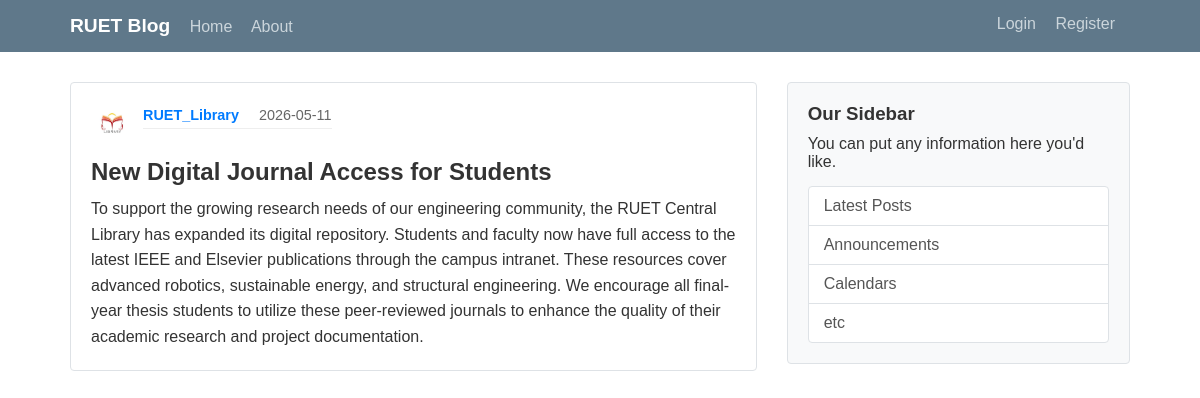
The app's page /post/4 with its own data.
### flaskblog/models.py (models this page shows, shortened)
class User(db.Model, UserMixin):
    id = db.Column(db.Integer, primary_key = True)
    username = db.Column(db.String(20), unique = True, nullable = False)
    email = db.Column(db.String(120), unique = True, nullable = False)
    image_file = db.Column(db.String(20), nullable = False, default = 'default.jpg')
    password = db.Column(db.String(60), nullable = False)
    posts = db.relationship('Post', backref = 'author', lazy = True)

class Post(db.Model):
    id = db.Column(db.Integer, primary_key = True)
    title = db.Column(db.String(100), nullable = False)
    date_posted = db.Column(db.DateTime, nullable = False, default = datetime.utcnow)
    content = db.Column(db.Text, nullable = False)
    user_id = db.Column(db.Integer, db.ForeignKey('user.id'), nullable = False)

### flaskblog/routes.py (the view)
@app.route("/post/<int:post_id>")
def post(post_id):
    post = Post.query.get_or_404(post_id)
    return render_template('post.html', title= post.title, post=post)

### flaskblog/templates/post.html (shortened to what this page needs)
{% extends "layout.html" %}
{% block content %}
<article class="post-card">
    <div class="post-header">
        <img src="{{ url_for('static', filename='profile_pics/' + post.author.image_file) }}" class="rounded-circle article-img" alt="">
        <div class="post-metadata">
            <span class="author">{{ post.author.username }}</span>
            <span class="date">{{ post.date_posted.strftime('%Y-%m-%d') }}</span>
        </div>
    </div>
    <h2 class="post-title">{{ post.title }}</h2>
    <p class="post-content">{{ post.content }}</p>
</article>
{% endblock %}

### flaskblog/static/styles.css (style rules this page uses)
* { box-sizing: border-box; margin: 0; padding: 0; font-family: Arial, sans-serif; }
body { background-color: #ffffff; color: #333; }
.post-card { border: 1px solid #dee2e6; padding: 20px; margin-bottom: 20px; border-radius: 4px; }
.post-metadata { border-bottom: 1px solid #eee; padding-bottom: 5px; margin-bottom: 10px; font-size: 0.85rem; }
.author { color: #007bff; font-weight: bold; margin-right: 10px; }
.date { color: #777; }
.post-header { display: flex; align-items: center; margin-bottom: 15px; }
.article-img.rounded-circle { height: 40px; width: 40px; border-radius: 50%; object-fit: cover; margin-right: 12px; }
.post-metadata { display: flex; gap: 10px; font-size: 0.9rem; }
.author { font-weight: bold; color: #007bff; }
.date { color: #666; }
.post-title { margin-bottom: 10px; font-size: 1.5rem; }
.post-content { line-height: 1.6; color: #333; }

### records on screen
User: image_file (picture), author.username "RUET_Library"
Post: date_posted "2026-05-11", title "New Digital Journal Access for Students", content "To support the growing research needs of our engineering community, the RUET Central Library has expanded its digital repository. Students and faculty now have full access to the latest IEEE and Elsevier publications through the campus intranet. These resources cover advanced robotics, sustainable energy, and structural engineering. We encourage all final-year thesis students to utilize these peer-reviewed journals to enhance the quality of their academic research and project documentation."
